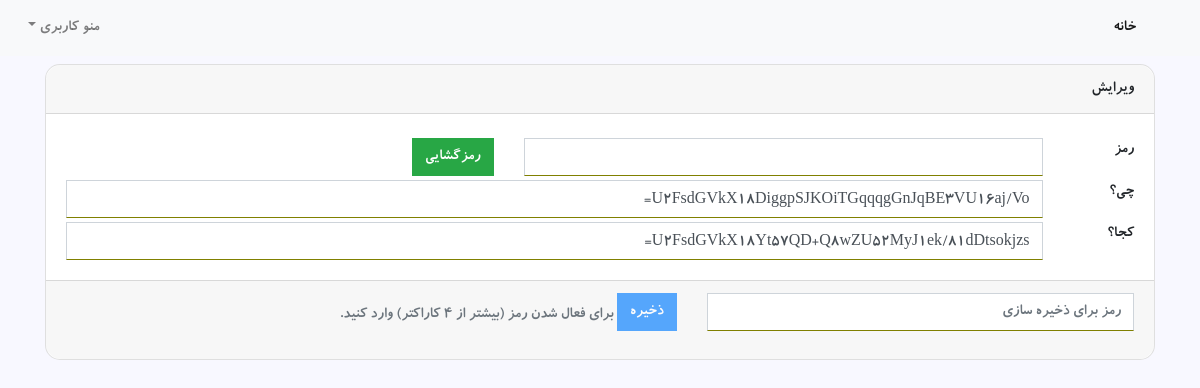
Screenshot of /edit/15 (signed in) with the database file from the repository.
### core/models.py (models this page shows, shortened)
class Item(models.Model):
    owner = models.ForeignKey(settings.AUTH_USER_MODEL,on_delete=models.CASCADE,related_name='items')
    what = models.CharField(max_length=150)
    where = models.CharField(max_length=150)
    passed = models.BooleanField(default=False)
    created_date = models.DateTimeField(auto_now_add=True)
    modified_date = models.DateTimeField(auto_now=True)
    class Meta:
        ordering = ('-created_date',)

### core/views.py (the view)
# urls.py: path('edit/<id>',views.edit,name='edit'),
@login_required
def edit(request,id):
    context = {}
    context['title'] = 'ویرایش'
    user = request.user
    item = get_object_or_404(Item,id=id)
    if item.owner != user:
        return redirect('home')
    else:
        form = ItemForm(request.POST or None, instance=item)
        if request.POST and form.is_valid():
            form.save()
            return redirect('home')
        else:
            context['form'] = form
            return render(request,'core/edit.html',context)

### core/forms.py
class ItemForm(forms.ModelForm):
    class Meta:
        model = Item
        fields = ("what",'where')

### pwa/templatetags/pwa.py (called while the page is built)
@register.inclusion_tag('pwa.html', takes_context=True)
def progressive_web_app_meta(context):
    return {
        setting_name: getattr(app_settings, setting_name)
        for setting_name in dir(app_settings)
        if setting_name.startswith('PWA_')
    }

### templates/core/edit.html (shortened to what this page needs)
{% extends 'base.html' %}
{% block content %}
{% load widget_tweaks %}
<div class="container mt-2 mx-auto">
    <div class="card text-right">
        <div class="card-header">
            ویرایش
        </div>
        <form id="myform" action="" method="POST">
            <div class="card-body">
                <div class="row mt-1">
                    <div class="col-1"><label for="pass_me">رمز</label></div>
                    <div class="col-6">
                        <input class="form-control" type="password" name="mypass" id="pass_me">
                    </div>
                    <div class="col-5">
                        <button class="btn btn-success" id="decom">رمزگشایی</button>
                    </div>
                </div>
                <div class="row mt-1">
                    <div class="col-1"><label for="id_what">چی؟</label></div>
                    <div class="col-11">
                        {{ form.what|add_class:"form-control"|attr:"placeholder:مثلا کفش، مسواک" }}
                    </div>
                </div>
                <div class="row mt-1">
                    <div class="col-1"><label for="id_where">کجا؟</label></div>
                    <div class="col-11">
                        {{ form.where|add_class:"form-control"|attr:"placeholder:تو کشو سوم جا کفشی" }}
                    </div>
                </div>
            </div>
            <div class="card-footer text-muted">
                <div class="row">
                    <div class="col-5">
                        <div class="form-group">
                          <input type="password" class="form-control" id="password" aria-describedby="helpId" placeholder="رمز برای ذخیره سازی">
                        </div>
                    </div>
                    <div class="col-5">
                        <button id="subbutton" disabled class="btn btn-primary">ذخیره</button>
                        <span>برای فعال شدن رمز  (بیشتر از 4 کاراکتر) وارد کنید.</span>
                    </div>
                </div>
            </div>
        </form>
    </div>
</div>
{% endblock content %}

### core/static/core/css/main.css (style rules this page uses)
* { border: none; border-radius: 0 !important; }
body { background-color: ghostwhite; }
.card { border-radius: 15px !important; }
.card-header { border-radius: 15px 15px 0 0 !important; }
.card-footer { border-radius: 0 0 15px 15px !important; }
input { border-bottom: olive 1px solid !important; }

### rows the page displays
Item: what "U2FsdGVkX18DiggpSJKOiTGqqqgGnJqBE3VU16aj/Vo=", where "U2FsdGVkX18Yt57QD+Q8wZU52MyJ1ek/81dDtsokjzs="
